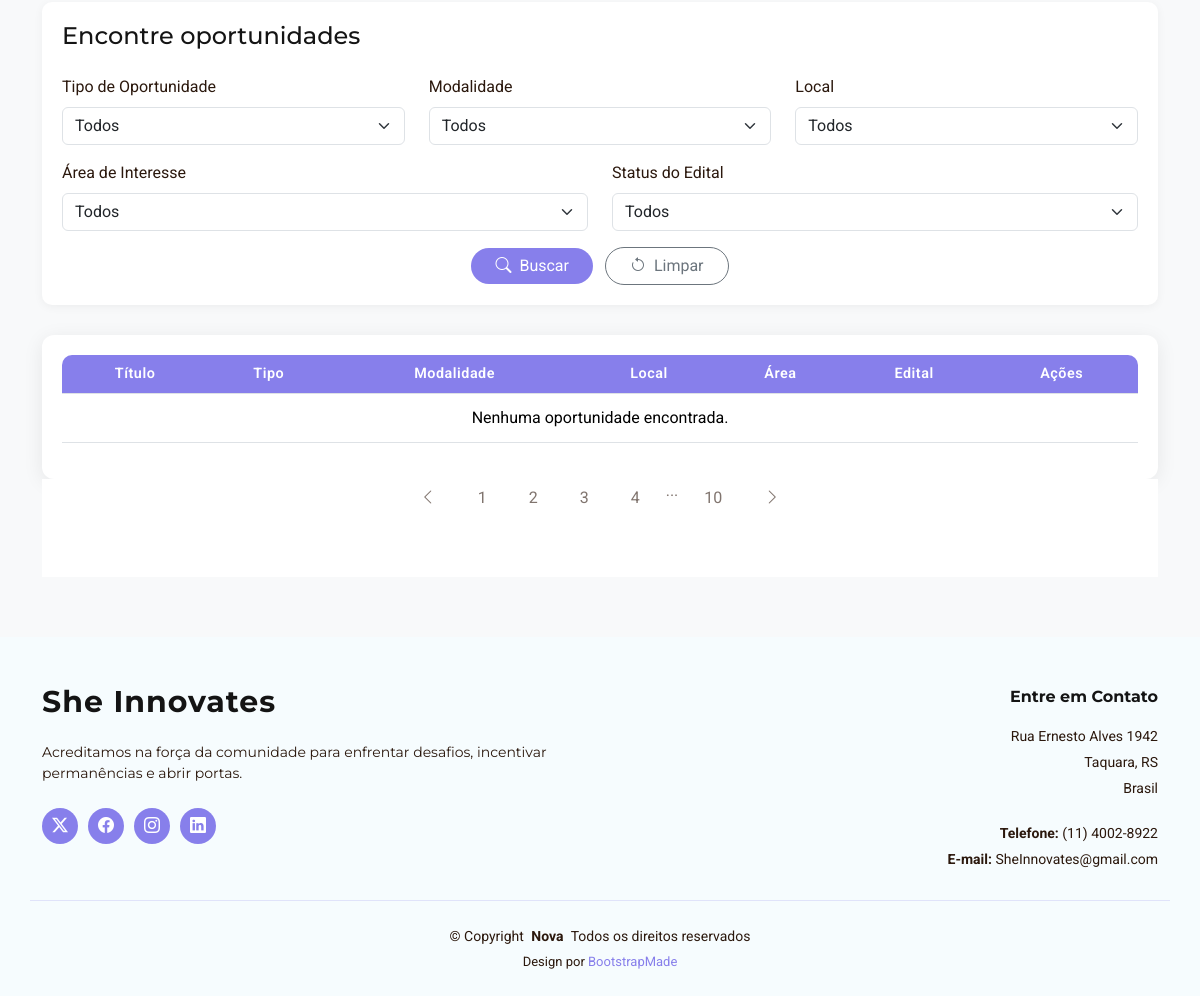
The page /Back-End-Projeto-Integrador/UserADM/oportunidadeAdm.php (lower part) on the database as committed earlier.
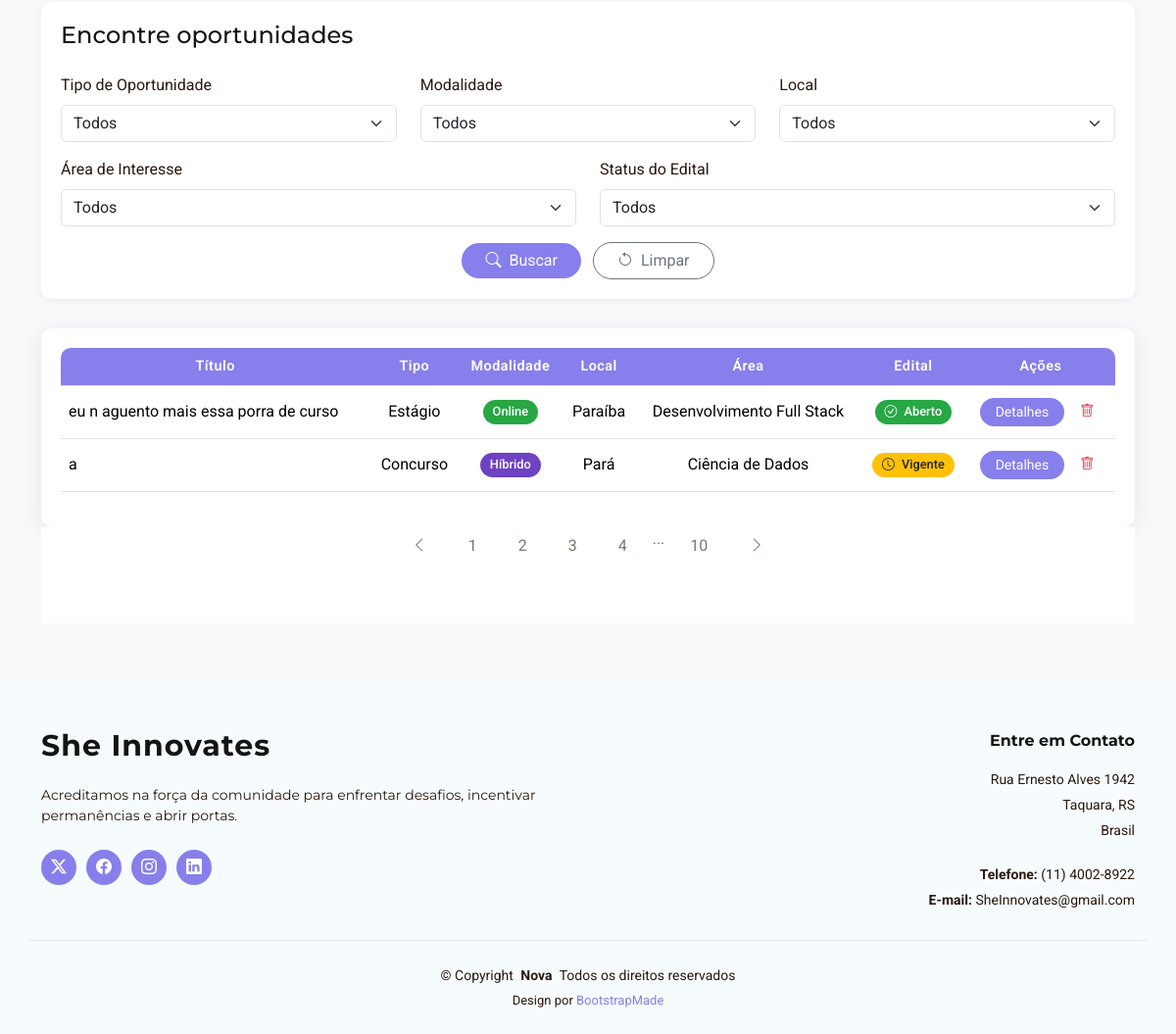
The same page on the database as committed later.
### tables this page shows
CREATE TABLE `oportunidades` (
  `id_oportunidade` int NOT NULL,
  `titulo` varchar(60) NOT NULL,
  `tipo` varchar(50) NOT NULL,
  `modalidade` varchar(50) NOT NULL,
  `local` varchar(100) NOT NULL,
  `area` varchar(100) NOT NULL,
  `data_abertura` date NOT NULL,
  `data_fechamento` date NOT NULL,
  `link_detalhes` varchar(500) NOT NULL,
  `status_edital` varchar(50) NOT NULL
);

### Back-End-Projeto-Integrador/UserADM/tabelaOportunidadesAdm.php (the view, shortened to what this page needs)
<div class="table-responsive" data-aos="fade-up">
    <table class="table table-hover align-middle" id="opportunities-table">
        <thead>
            <tr class="text-center">
                <th style="border-top-left-radius: 10px;">Título</th>
                <th>Tipo</th>
                <th>Modalidade</th>
                <th>Local</th>
                <th>Área</th>
                <th>Edital</th>
                <th style="border-top-right-radius: 10px;">Ações</th>
            </tr>
        </thead>
        <tbody>
            <?php
            $host = 'db';
            $dbname = 'meu_banco';
            $username = 'root';
            $password = 'root';
            try {
                $pdo = new PDO("mysql:host=$host;dbname=$dbname;charset=utf8", $username, $password);
                $pdo->setAttribute(PDO::ATTR_ERRMODE, PDO::ERRMODE_EXCEPTION);
                $sql = "SELECT * FROM oportunidades";
                $stmt = $pdo->query($sql);
                $oportunidades = $stmt->fetchAll(PDO::FETCH_ASSOC);
                if (count($oportunidades) > 0) {
                    foreach ($oportunidades as $oportunidade) {
                        $badgeClass = '';
                        if ($oportunidade['modalidade'] === 'Online') $badgeClass = 'badge-online';
                        else if ($oportunidade['modalidade'] === 'Presencial') $badgeClass = 'badge-presencial';
                        else if ($oportunidade['modalidade'] === 'Híbrido') $badgeClass = 'badge-hibrido';
                        $statusClass = '';
                        $statusIcon = '';
                        if ($oportunidade['status_edital'] === 'Aberto') {
                            $statusClass = 'badge-aberto';
                            $statusIcon = 'bi-check-circle';
                        } else if ($oportunidade['status_edital'] === 'Vigente') {
                            $statusClass = 'badge-vigente';
                            $statusIcon = 'bi-clock';
                        } else if ($oportunidade['status_edital'] === 'Fechado') {
                            $statusClass = 'badge-fechado';
                            $statusIcon = 'bi-x-circle';
                        }
                        $disabled = ($oportunidade['status_edital'] === 'Fechado') ? 'disabled' : '';
                        $btnClass = ($oportunidade['status_edital'] === 'Fechado') ? 'btn-outline-secondary' : 'btn-details';
                        echo "
                        <tr data-id=\"{$oportunidade['id_oportunidade']}\">
                            <td>{$oportunidade['titulo']}</td>
                            <td class=\"text-center\">{$oportunidade['tipo']}</td>
                            <td class=\"text-center\"><span class=\"badge {$badgeClass} rounded-pill\">{$oportunidade['modalidade']}</span></td>
                            <td class=\"text-center\">{$oportunidade['local']}</td>
                            <td class=\"text-center\">{$oportunidade['area']}</td>
                            <td class=\"text-center\">
                                <span class=\"badge {$statusClass} rounded-pill\">
                                    <i class=\"bi {$statusIcon} me-1\"></i> {$oportunidade['status_edital']}
                                </span>
                            </td>
                            <td class=\"text-center\">
                                <div class=\"d-flex justify-content-center gap-2\">
                                    <a href=\"{$oportunidade['link_detalhes']}\" class=\"btn btn-sm {$btnClass} rounded-pill px-3\" {$disabled}>Detalhes</a>
                                    <button class=\"btn btn-sm btn-trash delete-oportunidade\" data-oportunidade-id=\"{$oportunidade['id_oportunidade']}\">
                                        <i class=\"bi bi-trash\"></i>
                                    </button>
                                </div>
                            </td>
                        </tr>
                        ";
                    }
                } else {
                    echo "<tr><td colspan='7' class='text-center'>Nenhuma oportunidade encontrada.</td></tr>";
                }
            } catch (PDOException $e) {
                echo "<tr><td colspan='7' class='text-center text-danger'>Erro ao carregar oportunidades: " . $e->getMessage() . "</td></tr>";
            }
            ?>
        </tbody>
    </table>
</div>

### Back-End-Projeto-Integrador/UserADM/oportunidadeAdm.php (shortened to what this page needs)
<!DOCTYPE html>
<html lang="pt-br">
<head>
    <?php
    require("../Include/hrefCssHead.php");
    ?>
</head>
<body class="portfolio-page">
    <main class="main">
        <div class="opportunities-container">
            <div class="container">
                <div class="search-card" data-aos="fade-up">
                    <h4 class="mb-4">Encontre oportunidades</h4>
                    <form id="search-form">
                        <div class="row">
                            <div class="col-md-4 mb-3">
                                <label for="tipo" class="form-label">Tipo de Oportunidade</label>
                                <select id="tipo" class="form-select">
                                    <option value="">Todos</option>
                                </select>
                            </div>
                            <div class="col-md-4 mb-3">
                                <label for="modalidade" class="form-label">Modalidade</label>
                                <select id="modalidade" class="form-select">
                                    <option value="">Todos</option>
                                </select>
                            </div>
                            <div class="col-md-4 mb-3">
                                <label for="local" class="form-label">Local</label>
                                <select id="local" class="form-select">
                                    <option value="">Todos</option>
                                </select>
                            </div>
                        </div>
                        <div class="row">
                            <div class="col-md-6 mb-3">
                                <label for="area" class="form-label">Área de Interesse</label>
                                <select id="area" class="form-select">
                                    <option value="">Todos</option>
                                </select>
                            </div>
                            <div class="col-md-6 mb-3">
                                <label for="edital" class="form-label">Status do Edital</label>
                                <select id="edital" class="form-select">
                                    <option value="">Todos</option>
                                </select>
                            </div>
                        </div>
                        <div class="text-center">
                            <button type="submit" class="btn btn-search rounded-pill px-4 me-2">
                                <i class="bi bi-search me-1"></i> Buscar
                            </button>
                            <button type="reset" class="btn btn-outline-secondary rounded-pill px-4">
                                <i class="bi bi-arrow-counterclockwise me-1"></i> Limpar
                            </button>
                        </div>
                    </form>
                </div>
            <?php
                require("tabelaOportunidadesAdm.php");
            ?>
                    <section id="blog-pagination" class="blog-pagination section">
                        <div class="container">
                            <div class="d-flex justify-content-center">
                                <ul>
                                    <li><a href="#"><i class="bi bi-chevron-left"></i></a></li>
                                    <li><a href="#">1</a></li>
                                    <li><a href="#">2</a></li>
                                    <li><a href="#">3</a></li>
                                    <li><a href="#">4</a></li>
                                    <li>...</li>
                                    <li><a href="#">10</a></li>
                                    <li><a href="#"><i class="bi bi-chevron-right"></i></a></li>
                                </ul>
                            </div>
                        </div>
                    </section>
                </div>
            </div>
    </main>
<footer id="footer" class="footer light-background">
  <?php require("../Include/footer.php"); ?>
</footer>
</body>
</html>

### Back-End-Projeto-Integrador/Include/hrefCssHead.php (shortened to what this page needs)
<link href="../../assets/vendor/bootstrap/css/bootstrap.min.css" rel="stylesheet">
<link href="../../assets/vendor/bootstrap-icons/bootstrap-icons.css" rel="stylesheet">
<link href="../../assets/vendor/aos/aos.css" rel="stylesheet">
<link href="../../assets/vendor/glightbox/css/glightbox.min.css" rel="stylesheet">
<link href="../../assets/vendor/swiper/swiper-bundle.min.css" rel="stylesheet">
<link href="../../assets/css/main.css" rel="stylesheet">

### Back-End-Projeto-Integrador/Include/footer.php
<nav id = "footerUserAnom">
        <div class="footer-top">
      <div class="container">
        <div class="row gy-4">
          <div class="col-lg-6 col-md-12 footer-about">
            <a class="logo d-flex align-items-center">
              <span class="sitename">She Innovates</span>
            </a>
            <p>Acreditamos na força da comunidade para enfrentar desafios, incentivar permanências e abrir portas.</p>
            <div class="social-links d-flex mt-4">
              <a href="#"><i class="bi bi-twitter-x"></i></a>
              <a href="#"><i class="bi bi-facebook"></i></a>
              <a href="#"><i class="bi bi-instagram"></i></a>
              <a href="#"><i class="bi bi-linkedin"></i></a>
            </div>
          </div>
          <div class="col-lg-6 col-md-12 footer-contact text-end">
            <h4>Entre em Contato</h4>
            <p>Rua Ernesto Alves 1942</p>
            <p>Taquara, RS</p>
            <p>Brasil</p>
            <p class="mt-4"><strong>Telefone:</strong> <span>(11) 4002-8922</span></p>
            <p><strong>E-mail:</strong> <span>SheInnovates@gmail.com</span></p>
          </div>
        </div>
      </div>
    </div>
    <div class="container copyright text-center">
      <p>© <span>Copyright</span> <strong class="px-1 sitename">Nova</strong> <span>Todos os direitos reservados</span></p>
      <div class="credits">
        Design por <a href="https://bootstrapmade.com/">BootstrapMade</a>
      </div>
    </div>
</nav>

### assets/css/main.css (style rules this page uses)
:root { --default-font: "Roboto", system-ui, -apple-system, "Segoe UI", Roboto, "Helvetica Neue", Arial, "Noto Sans", "Liberation Sans", sans-serif, "Apple Color Emoji", "Segoe UI Emoji", "Segoe UI Symbol", "Noto Color Emoji"; --heading-font: "Montserrat", sans-serif; --nav-font: "Raleway", sans-serif; }
:root { --background-color: #ffffff; --default-color: #2b180d; --heading-color: #141414; --accent-color: #877feb; --surface-color: #ffffff; --contrast-color: #ffffff; }
:root { --nav-color: rgba(255, 255, 255, 0.6); --nav-hover-color: #ffffff; --nav-mobile-background-color: #ffffff; --nav-dropdown-background-color: #ffffff; --nav-dropdown-color: #212529; --nav-dropdown-hover-color: #56b8e6; }
.light-background { --background-color: #f6fcfe; --surface-color: #ffffff; }
:root { scroll-behavior: smooth; }
body { color: var(--default-color); background-color: var(--background-color); font-family: var(--default-font); }
a { color: var(--accent-color); text-decoration: none; transition: 0.3s; }
h1, h2, h3, h4, h5, h6 { color: var(--heading-color); font-family: var(--heading-font); }
.footer { color: var(--default-color); background-color: var(--background-color); font-size: 14px; position: relative; }
.footer .footer-top { padding-top: 50px; }
.footer .footer-about .logo { line-height: 1; margin-bottom: 25px; }
.footer .footer-about .logo span { color: var(--heading-color); font-size: 30px; font-weight: 700; letter-spacing: 1px; font-family: var(--heading-font); }
.footer .footer-about p { font-size: 14px; font-family: var(--heading-font); }
.footer .social-links a { color: var(--contrast-color); background-color: var(--accent-color); display: flex; align-items: center; justify-content: center; width: 36px; height: 36px; border-radius: 50%; font-size: 16px; margin-right: 10px; transition: 0.3s; }
.footer h4 { font-size: 16px; font-weight: bold; position: relative; padding-bottom: 12px; }
.footer .footer-contact p { margin-bottom: 5px; }
.footer .copyright { border-top: 1px solid color-mix(in srgb, var(--accent-color), transparent 80%); margin-top: 25px; padding-top: 25px; padding-bottom: 25px; }
.footer .copyright p { margin-bottom: 0; }
.footer .credits { margin-top: 5px; font-size: 13px; }
section, .section { color: var(--default-color); background-color: var(--background-color); padding: 60px 0; scroll-margin-top: 100px; overflow: clip; }
.opportunities-container { padding: 60px 0; background-color: #f8f9fa; }
.search-card { background-color: white; border-radius: 10px; padding: 20px; box-shadow: 0 2px 10px rgba(0,0,0,0.05); margin-bottom: 30px; }
.table-responsive { background-color: white; border-radius: 10px; box-shadow: 0 2px 10px rgba(0,0,0,0.05); padding: 20px; }
.table th { background-color: #877feb; color: white; vertical-align: middle; }
.badge-online { background-color: #28a745; color: white; }
.badge-hibrido { background-color: #6f42c1; color: white; }
.badge-aberto { background-color: #28a745; color: white; }
.badge-vigente { background-color: #ffc107; color: #212529; }
.btn-details { background-color: #877feb; color: white; border: none; transition: all 0.3s ease; }
.btn-search { background-color: #877feb; color: white; border: none; transition: all 0.3s ease; }
.table th { font-weight: 600; letter-spacing: 0.5px; font-size: 0.9rem; }
.table td { vertical-align: middle; padding: 12px 8px; }
.badge { padding: 6px 10px; font-weight: 500; font-size: 0.8rem; }
.table-responsive { border-radius: 12px; overflow: hidden; box-shadow: 0 4px 20px rgba(0,0,0,0.08); }
.blog-pagination { padding-top: 0; color: color-mix(in srgb, var(--default-color), transparent 40%); }
.blog-pagination ul { display: flex; padding: 0; margin: 0; list-style: none; }
.blog-pagination li { margin: 0 5px; transition: 0.3s; }
.blog-pagination li a { color: color-mix(in srgb, var(--default-color), transparent 40%); padding: 7px 16px; display: flex; align-items: center; justify-content: center; }

### Back-End-Projeto-Integrador/UserADM/oportunidadeAdm.php (style rules this page uses)
.btn-trash { color: #dc3545; background: none; border: none; }

Rows that differ between the two databases and show on the page:
added oportunidades: titulo "eu n aguento mais essa porra de curso", tipo "Estágio", modalidade "Online", local "Paraíba", area "Desenvolvimento Full Stack", status_edital "Aberto"
added oportunidades: titulo "a", tipo "Concurso", modalidade "Híbrido", local "Pará", area "Ciência de Dados", status_edital "Vigente"
Other text that changed with them:
text no longer shown: "Nenhuma oportunidade encontrada."
